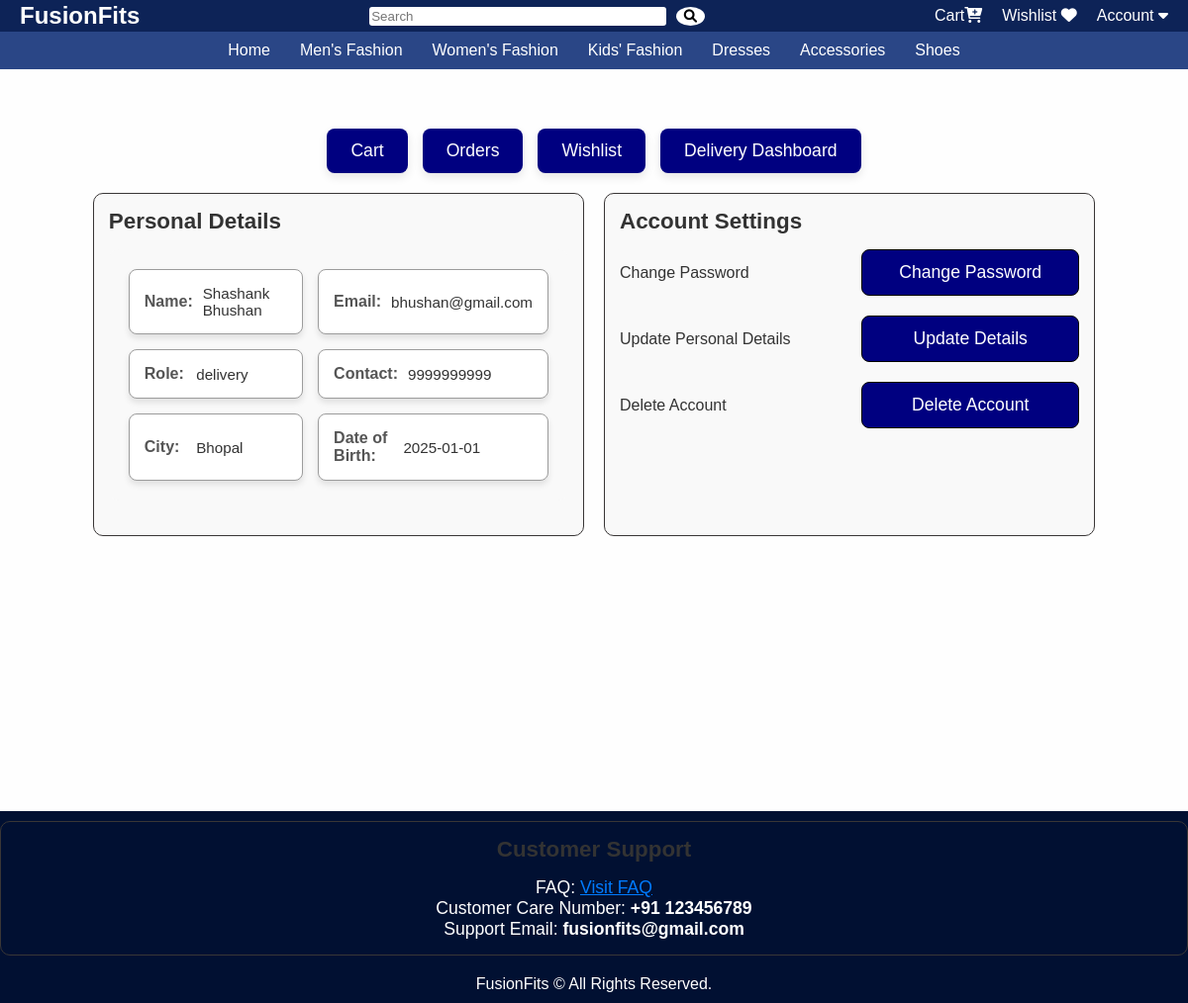
The page /auth/profile/2 (signed in) on the database as committed earlier.
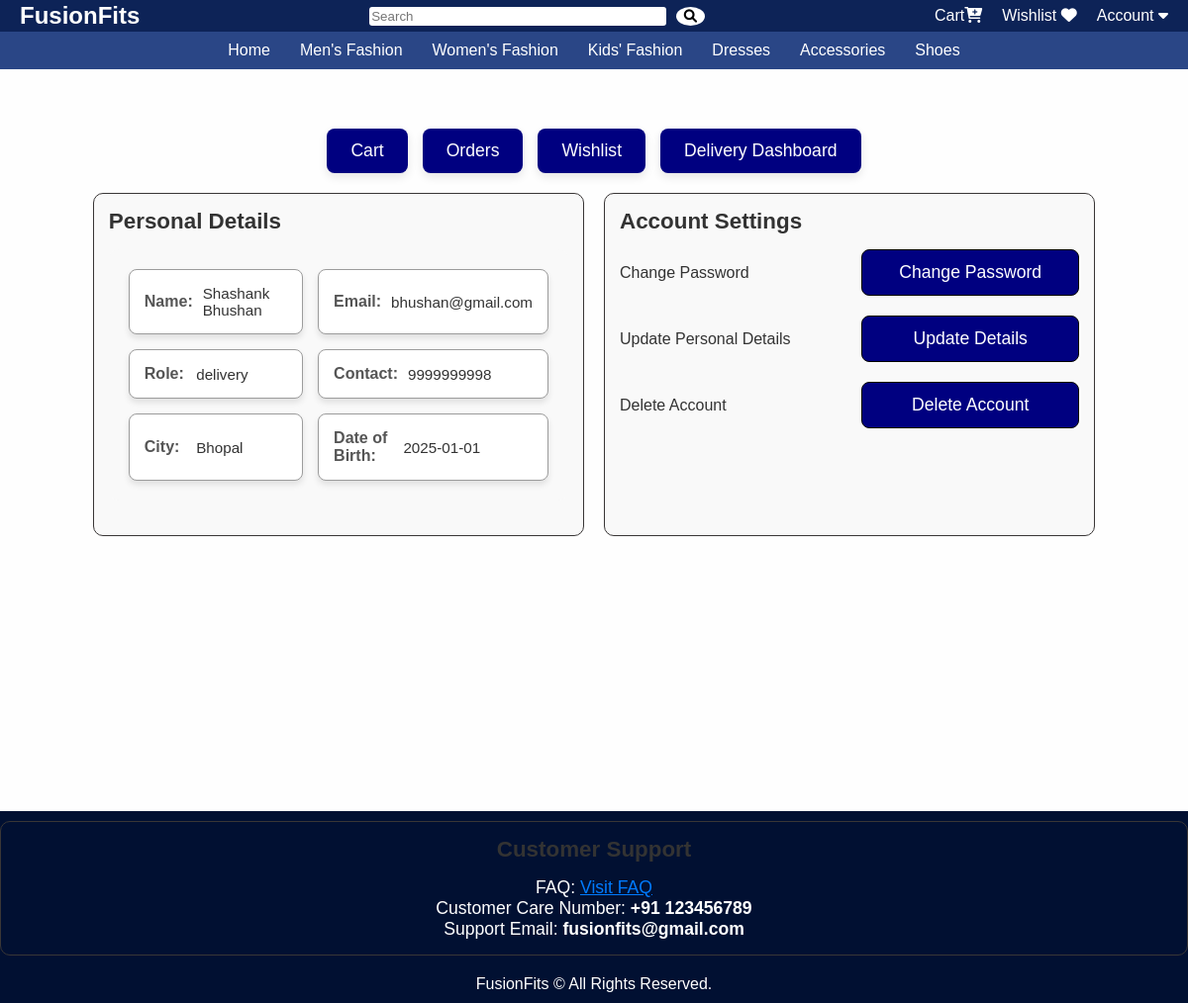
The same page on the database as committed later.
### app/models.py (models this page shows, shortened)
class User(UserMixin, db.Model):
    id = db.Column(db.Integer, primary_key=True)
    username = db.Column(db.String(50), nullable=False)
    email = db.Column(db.String(100), unique=True, nullable=False)
    password = db.Column(db.String(255), nullable=False)
    role = db.Column(db.String(20), nullable=False)
    contact = db.Column(db.String(20), nullable=False)
    address = db.Column(db.String(200), nullable=False)
    city = db.Column(db.String(100), nullable=False)
    dob = db.Column(db.Date, nullable=False)
    reset_token = db.Column(db.String(128), nullable=True)

### app/auth.py (the view)
@auth.route('/profile/<int:id>')
@login_required
def profile(id):
    user = db.session.get(User, id)
    if not user:
        abort(404)
    if current_user.id != id and current_user.role != 'admin':
        abort(403)
    return render_template('profile.html', user=user)

### app/templates/profile.html (shortened to what this page needs)
<!DOCTYPE html>
<html lang="en">
<head>
</head>
<body>
    {% extends "home.html" %}
    {% block content %}
    <div class="container">
        <div class="center-buttons">
            <a href="{{ url_for('main.cart') }}"><button>Cart</button></a>
            <a href="{{ url_for('main.your_orders') }}"><button>Orders</button></a>
            <a href="{{ url_for('main.wishlist') }}" ><button>Wishlist</button></a>
            {% if user.role == 'delivery' %}
            <a href="{{ url_for('delivery_person.delivery_person_dashboard') }}" ><button>Delivery Dashboard</button></a>
            {% endif %}
        </div>
        <div class="profile-sections">
            <section id="personal-details">
                <h2>Personal Details</h2>
                <ul class="info">
                    <li>
                        <span class="label">Name:</span>
                        <span class="value">{{ user.username }}</span>
                    </li>
                    <li>
                        <span class="label">Email:</span>
                        <span class="value">{{ user.email }}</span>
                    </li>
                    <li>
                        <span class="label">Role:</span>
                        <span class="value">{{ user.role }}</span>
                    </li>
                    <li>
                        <span class="label">Contact:</span>
                        <span class="value">{{ user.contact }}</span>
                    </li>
                    <li>
                        <span class="label">City:</span>
                        <span class="value">{{ user.city }}</span>
                    </li>
                    <li>
                        <span class="label">Date of Birth:</span>
                        <span class="value">{{ user.dob }}</span>
                    </li>
                </ul>
            </section>
            <section id="account-settings">
                <h2>Account Settings</h2>
                <div>
                    <span>Change Password</span>
                    <form action="{{ url_for('auth.change_password', id=user.id) }}" method="get" style="display: inline;">
                        <button class="change-password-btn">Change Password</button>
                    </form>
                </div>
                <div>
                    <span>Update Personal Details</span>
                    <form action="{{ url_for('auth.update_details', id=user.id) }}" method="get" style="display: inline;">
                        <button type="submit" class="btn btn-primary">Update Details</button>
                    </form>
                </div>
                <div>
                    <span>Delete Account</span>
                    <a href="{{ url_for('auth.confirm_delete', id=user.id) }}">
                        <button class="delete-account-btn">Delete Account</button>
                    </a>
                </div>
            </section>
        </div>
    </div>
    {% endblock %}

Rows that differ between the two databases and show on the page:
changed User "Shashank Bhushan": contact "9999999999" → "9999999998"
